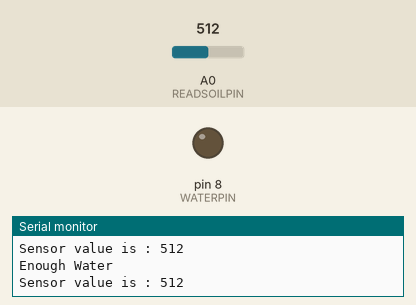
Bench run of a sketch on a simulated Arduino Uno, built with avr-gcc and run on an emulated ATmega328P. Shown: output pins drawn as LEDs (lit = HIGH), the last lines printed to the serial monitor. The test bench sets the inputs (shaded band); at power-on: A0 (READSOILPIN) = 512.

Above: at 7.8 s.
7.9 s: A0 (READSOILPIN) set to 687
15.7 s: A0 (READSOILPIN) set to 716
At 21.5 s:
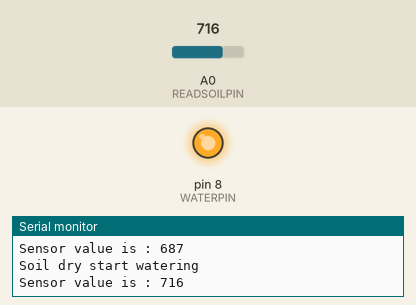
23.5 s: A0 (READSOILPIN) set to 690
At 24.2 s:
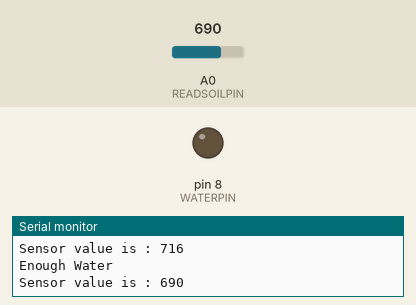
31.3 s: A0 (READSOILPIN) set to 710
At 38.5 s:
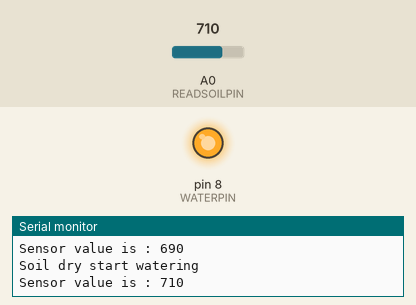
Timing chart, 0 to 40.0 s (numbered marks = the images above; inputs shaded):
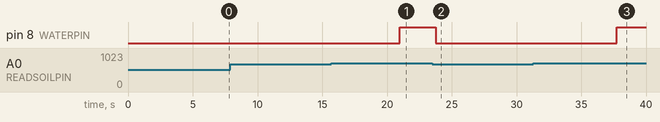

The sketch:

sketch_aug18c.ino
```cpp
#define WATERPIN 8
#define READSOILPIN A0

// higher number is more dry
#define MAXDRYNESS 700

#define WATERDELAY 750
#define WATERPOSTDELAY 5000

int SensorValue;

void setup()
{
  Serial.begin(9600);
  pinMode(READSOILPIN, INPUT);
  pinMode(WATERPIN, OUTPUT);
}

void loop()
{
  SensorValue = analogRead(A0);

  if(SensorValue >= MAXDRYNESS)
  {
   // if the soil is too dry start watering for 3/4 a second then
   // wait for 5 seconds before monitoring again
   Serial.println("Soil dry start watering");
   Serial.print("Sensor value is : ");
  Serial.println(SensorValue);
  Serial.print("\n");//take a sample
   digitalWrite(WATERPIN, HIGH);
   delay(WATERDELAY);

  }
  else
  {
   Serial.println("Enough Water");
   Serial.print("Sensor value is : ");
  Serial.println(SensorValue); //take a sample
  Serial.print("\n");
   digitalWrite(WATERPIN, LOW);
   delay(WATERPOSTDELAY);
  }

  delay(2000);
}
```

Measured:
- the behaviour switches between 699 and 700 on A0 (READSOILPIN) (found by bisection; images 0 and 1)
- after the input at 15.7 s, pin 8 (WATERPIN): LOW → HIGH after 5.3 s
- after the input at 23.5 s, pin 8 (WATERPIN): HIGH → LOW after 0.25 s
- after the input at 31.3 s, pin 8 (WATERPIN): LOW → HIGH after 6.5 s
